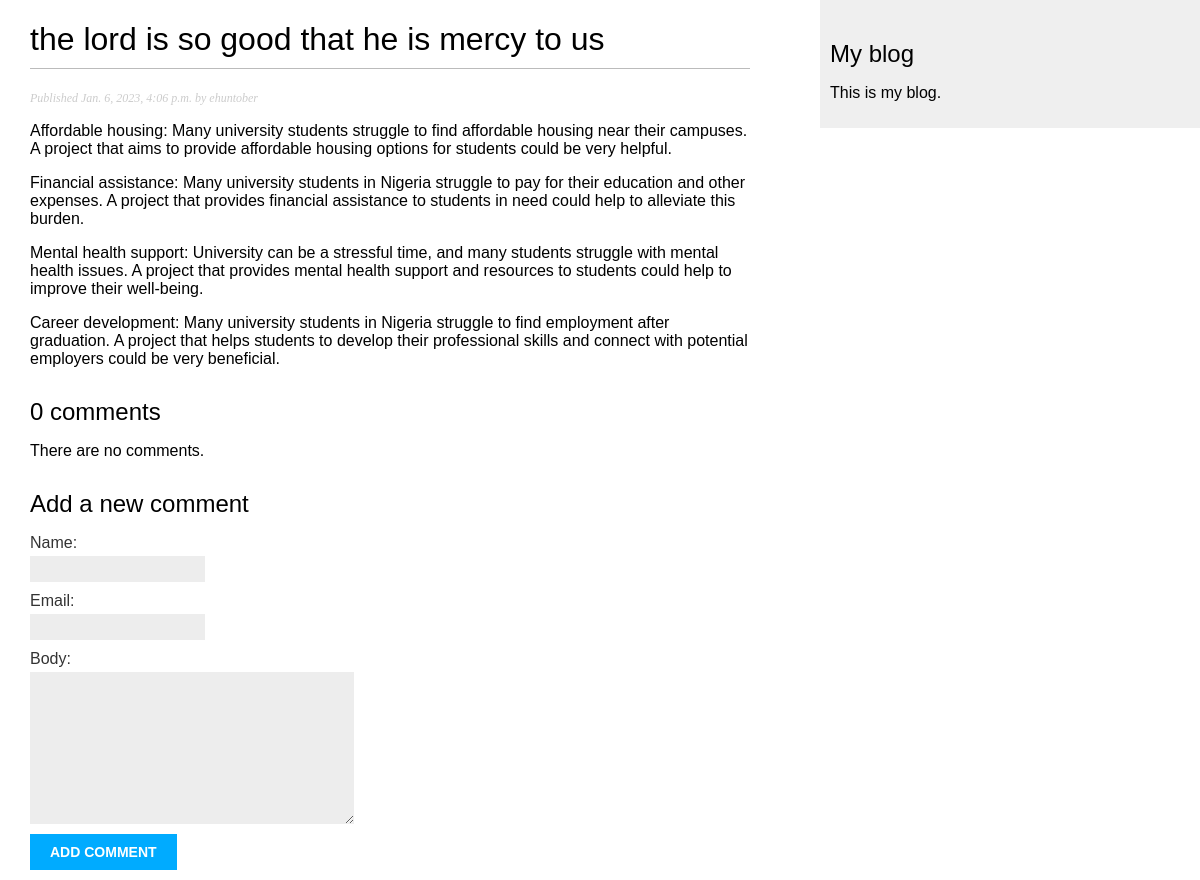
/blog/2023/1/6/the-lord-is-so-good-that-he-is-mercy-to-us/, run on the app's committed database.
### blog/models.py (models this page shows, shortened)
class Post(models.Model):
    class Status(models.TextChoices):
        DRAFT = 'DF', 'Draft'
        PUBLISHED = 'PB', 'Published'
    title = models.CharField(max_length=250)
    slug = models.SlugField(max_length=250, unique_for_date='publish')
    author = models.ForeignKey(User,
                            on_delete=models.CASCADE,
                            related_name='blog_posts')
    body = models.TextField()
    publish = models.DateTimeField(default=timezone.now)
    created = models.DateTimeField(auto_now_add=True)
    updated = models.DateTimeField(auto_now=True)
    status = models.CharField(max_length=2,
                              choices=Status.choices,
                              default=Status.DRAFT)
    objects = models.Manager()
    published = PublishedManager()
    class Meta:
        ordering = ['-publish']
        indexes = [
            models.Index(fields=['-publish']),
        ]

### blog/views.py (the view)
def post_detail(request,year,month,day,post):
    post = get_object_or_404(Post,
                             status=Post.Status.PUBLISHED,
                             slug=post,
                             publish__year=year,
                             publish__month=month,
                            publish__day=day)
    comments = post.comments.filter(active=True)
    form = CommentForm()
    return render(request,
                  'blog/post/detail.html',
                  {'post': post,
                   'comments': comments,
                   'form': form})

### blog/forms.py
class CommentForm(forms.ModelForm):
    class Meta:
        model = Comment
        fields = ['name','email','body']

### blog/templates/blog/post/detail.html (shortened to what this page needs)
{% extends "blog/base.html" %}
{% block content %}
 <h1>{{ post.title }}</h1>
 <p class="date">
 Published {{ post.publish }} by {{ post.author }}
 </p>
 {{ post.body|linebreaks }}
 {% with comments.count as total_comments %}
 <h2>
 {{ total_comments }} comment{{ total_comments|pluralize }}
 </h2>
 {% endwith %}
 {% for comment in comments %}
 <div class="comment">
 <p class="info">
 Comment {{ forloop.counter }} by {{ comment.name }}
 {{ comment.created }}
 </p>
 {{ comment.body|linebreaks }}
 </div>
 {% empty %}
 <p>There are no comments.</p>
 {% endfor %}
 {% include "blog/post/includes/comment_form.html" %}
{% endblock %}

### static/css/blog.css (style rules this page uses)
body { margin:0; padding:0; font-family:helvetica, sans-serif; }
h1 { font-weight:normal; border-bottom:1px solid #bbb; padding:0 0 10px 0; }
h2 { font-weight:normal; margin:30px 0 0; }
p.date { color:#ccc; font-family: georgia, serif; font-size: 12px; font-style: italic; }
label { float:left; clear:both; color:#333; margin-bottom:4px; }
input, textarea { clear:both; float:left; margin:0 0 10px; background:#ededed; border:0; padding:6px 10px; font-size:12px; }

### blog/templates/blog/base.html (style rules this page uses)
body { margin:0; padding:0; font-family:helvetica, sans-serif; }
h1 { font-weight:normal; border-bottom:1px solid #bbb; padding:0 0 10px 0; }
h2 { font-weight:normal; margin:30px 0 0; }
p.date { color:#ccc; font-family: georgia, serif; font-size: 12px; font-style: italic; }
label { float:left; clear:both; color:#333; margin-bottom:4px; }
input, textarea { clear:both; float:left; margin:0 0 10px; background:#ededed; border:0; padding:6px 10px; font-size:12px; }

### data on the page
Post: title "the lord is so good that he is mercy to us", publish "Jan. 6, 2023, 4:06 p.m.", author "ehuntober", body "Affordable housing: Many university students struggle to find affordable housing near their campuses. A project that aims to provide affordable housing options for students could be very helpful. Financial assistance: Many university students in Nigeria struggle to pay for their education and other expenses. A project that provides financial assistance to students in need could help to alleviate this burden. Mental health support: University can be a stressful time, and many students struggle with mental health issues. A project that provides mental health support and resources to students could help to improve their well-being. Career development: Many university students in Nigeria…"

### other printed values
{{ total_comments }} "0"
